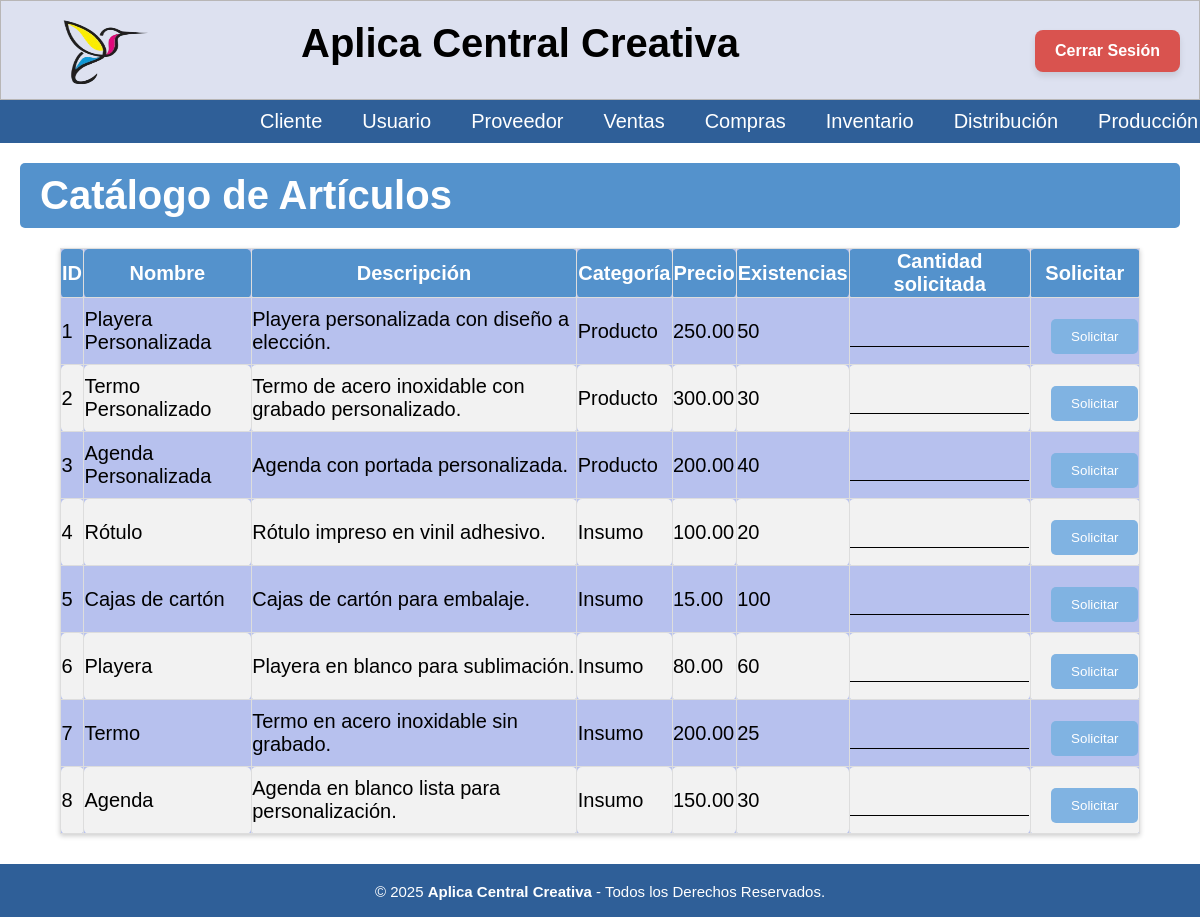
/Compras/Solicitar/Solicitar_Compra.php (signed in), run on the app's committed database.
### tables this page shows
create table articulos(
id_articulo INT NOT NULL PRIMARY KEY,
nombre_articulo VARCHAR(70) NOT NULL,
descripcion TEXT NOT NULL,
categoria ENUM('Insumo', 'Producto') NOT NULL,  
precio NUMERIC(16,2),
costo NUMERIC(16,2),
existencias INT NOT NULL DEFAULT 0,
imagen VARCHAR(255),
fecha_registro DATETIME NOT NULL
);

### Compras/Solicitar/Solicitar_Compra.php (the view, shortened to what this page needs)
<?php
include('../../BD/ConexionBD.php');
include('../../Nav/header2.php');
$sql = "SELECT id_articulo, nombre_articulo, descripcion, categoria, precio, existencias FROM articulos";
$result = $conn->query($sql);
?>
<body>
    <h1 class="titulo">Catálogo de Artículos</h1>
    <table class='tabla_com'>
        <thead>
            <tr>
                <th>ID</th>
                <th>Nombre</th>
                <th>Descripción</th>
                <th>Categoría</th>
                <th>Precio</th>
                <th>Existencias</th>
                <th>Cantidad solicitada</th>
                <th>Solicitar</th>
            </tr>
        </thead>
        <tbody>
            <?php while ($fila = $result->fetch_assoc()) : ?>
            <tr>
                <td><?= htmlspecialchars($fila['id_articulo']) ?></td>
                <td><?= htmlspecialchars($fila['nombre_articulo']) ?></td>
                <td><?= htmlspecialchars($fila['descripcion']) ?></td>
                <td><?= htmlspecialchars($fila['categoria']) ?></td>
                <td><?= number_format($fila['precio'], 2) ?></td>
                <td><?= htmlspecialchars($fila['existencias']) ?></td>
                <td>
                    <form method="POST">
                        <input class='contenido' type="number" name="cantidad" min="1" required>
                </td>
                <td>
                        <button class='regresar' type="submit" name="solicitar">Solicitar</button>
                </td>
            </tr>
            <?php endwhile; ?>
        </tbody>
    </table>
</body>
<?php
include('../../Nav/footer.php');
?>
</html>

### CSS/menu.css (style rules this page uses)
* { padding: 0px; margin: 0px; }

### CSS/cabecera.css (style rules this page uses)
* { font-family: 'Roboto', sans-serif; }
html { font-size: 20px; overflow-y: auto; }

### CSS/tablas_boton.css (style rules this page uses)
.titulo { background-color: #5492cc; color: white; padding: 10px 20px; border: none; border-radius: 5px; cursor: pointer; font-family: 'Poppins', sans-serif; margin-left: 20px; margin-top: 20px; margin-right: 20px; }
.regresar { background-color: #80b3e2; color: white; padding: 10px 20px; border: none; border-radius: 5px; cursor: pointer; font-family: 'Poppins', sans-serif; margin-top: 20px; margin-bottom: 10px; display: inline-block; margin-left: 20px; }
.contenido { color: #000; background-color: transparent; border: none; border-bottom: 1px solid #000; padding: 5px; font-family: 'Roboto', sans-serif; font-size: 0.9rem; width: 100%; }
.tabla_com { border-collapse: collapse; width: 90%; margin: 20px auto; font-family: 'Roboto', sans-serif; background-color: #b7c1ee; box-shadow: 0 2px 5px rgba(0, 0, 0, 0.2); }
.tabla_com th { border: 1px solid #ddd; padding: 1px 1px; text-align: center; }
.tabla_com td { border: 1px solid #ddd; padding: 0.5px 0.5px; text-align: left; }
.tabla_com th { background-color: #5492cc; color: white; font-weight: bold; }
.tabla_com td { color: #000000; }
.tabla_com tbody tr:nth-child(even) { background-color: #f2f2f2; }
.tabla_com th, table.tabla_com td { border-radius: 5px; }

### CSS/formularios.css (style rules this page uses)
.titulo { background-color: #5492cc; color: white; padding: 10px 20px; border: none; border-radius: 5px; cursor: pointer; font-family: 'Poppins', sans-serif; margin-left: 20px; margin-top: 20px; margin-bottom: 20px; margin-right: 20px; }
.regresar { background-color: #80b3e2; color: white; padding: 10px 20px; border: none; border-radius: 5px; cursor: pointer; font-family: 'Poppins', sans-serif; margin-top: 20px; margin-bottom: 10px; display: inline-block; margin-left: 20px; }
* { font-family: 'Poppins', sans-serif; margin: 0; padding: 0; box-sizing: border-box; }

### CSS/cabecera2.css (style rules this page uses)
* { padding: 0px; margin: 0px; }
h1, h2 { color: #000000; }
table { width: 100%; margin-bottom: 20px; border-collapse: collapse; }
table, th, td { border: 1px solid #ddd; }
th, td { padding: 10px; text-align: left; }

### data on the page
articulos: id_articulo "1", nombre_articulo "Playera Personalizada", descripcion "Playera personalizada con diseño a elección.", categoria "Producto", precio "250.00", existencias "50"
articulos: id_articulo "2", nombre_articulo "Termo Personalizado", descripcion "Termo de acero inoxidable con grabado personalizado.", categoria "Producto", precio "300.00", existencias "30"
articulos: id_articulo "3", nombre_articulo "Agenda Personalizada", descripcion "Agenda con portada personalizada.", categoria "Producto", precio "200.00", existencias "40"
articulos: id_articulo "4", nombre_articulo "Rótulo", descripcion "Rótulo impreso en vinil adhesivo.", categoria "Insumo", precio "100.00", existencias "20"
articulos: id_articulo "5", nombre_articulo "Cajas de cartón", descripcion "Cajas de cartón para embalaje.", categoria "Insumo", precio "15.00", existencias "100"
articulos: id_articulo "6", nombre_articulo "Playera", descripcion "Playera en blanco para sublimación.", categoria "Insumo", precio "80.00", existencias "60"
articulos: id_articulo "7", nombre_articulo "Termo", descripcion "Termo en acero inoxidable sin grabado.", categoria "Insumo", precio "200.00", existencias "25"
articulos: id_articulo "8", nombre_articulo "Agenda", descripcion "Agenda en blanco lista para personalización.", categoria "Insumo", precio "150.00", existencias "30"

### other printed values
$nombre "Cliente"
$nombre "Usuario"
$nombre "Proveedor"
$nombre "Ventas"
$nombre "Compras"
$nombre "Inventario"
$nombre "Distribución"
$nombre "Producción"
